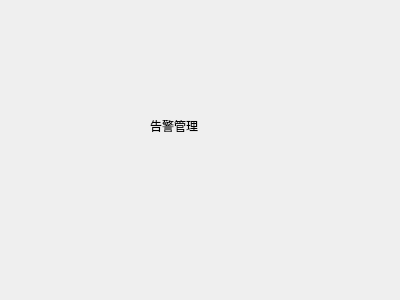
<?xml version="1.0" encoding="UTF-8"?>
<ui version="4.0">
 <class>alarmWidget</class>
 <widget class="QWidget" name="alarmWidget">
  <property name="geometry">
   <rect>
    <x>0</x>
    <y>0</y>
    <width>400</width>
    <height>300</height>
   </rect>
  </property>
  <property name="windowTitle">
   <string>Form</string>
  </property>
  <widget class="QLabel" name="label">
   <property name="geometry">
    <rect>
     <x>150</x>
     <y>120</y>
     <width>54</width>
     <height>12</height>
    </rect>
   </property>
   <property name="text">
    <string>告警管理</string>
   </property>
  </widget>
 </widget>
 <resources/>
 <connections/>
</ui>
